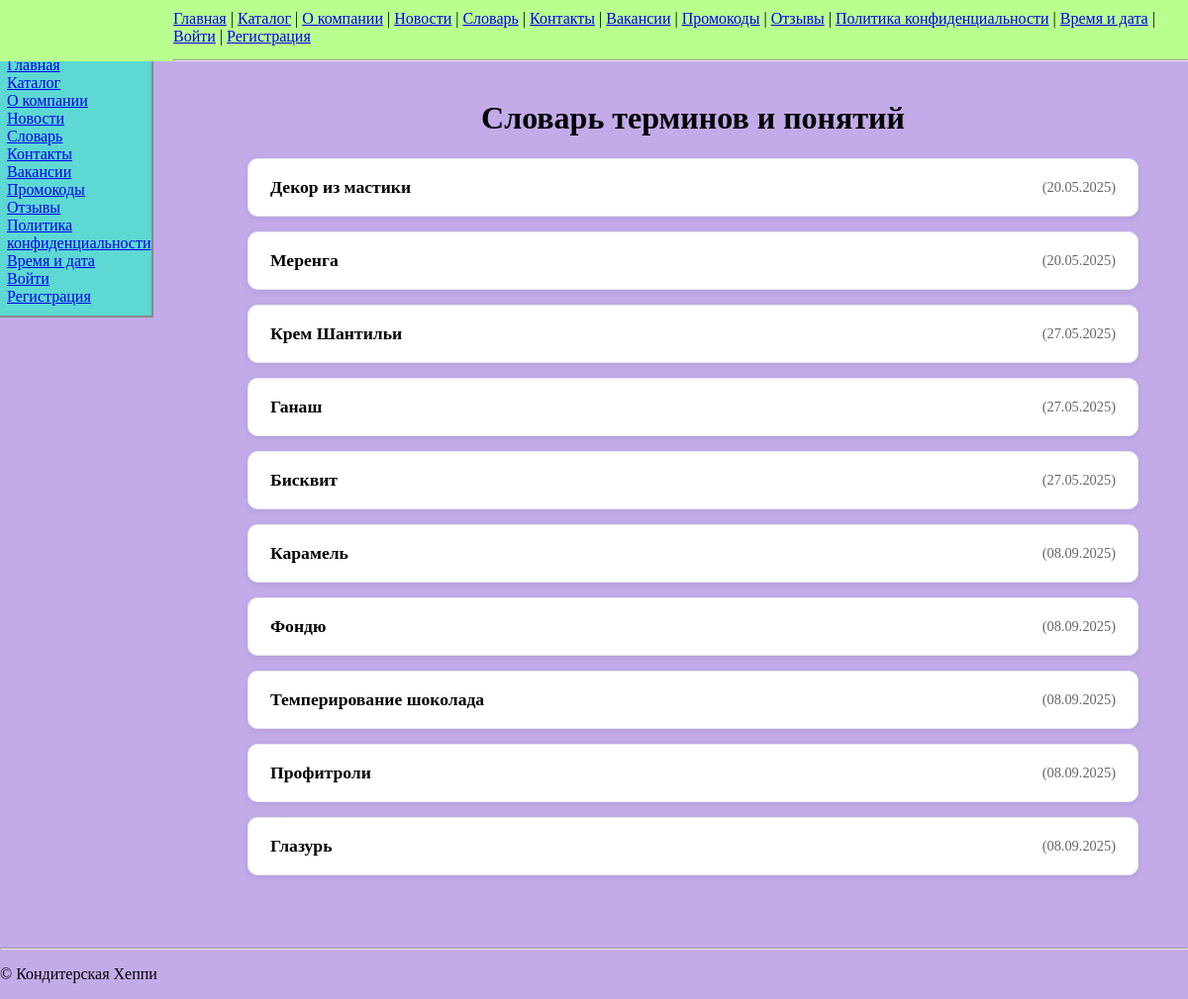
Screenshot of /glossary/ with the database file from the repository.
### shop/models.py (models this page shows, shortened)
class GlossaryTerm(models.Model):
    term         = models.CharField(max_length=100, unique=True)
    definition   = models.TextField()
    added_at     = models.DateTimeField(auto_now_add=True)

### shop/views.py (the view)
# urls.py: re_path(r'^glossary/$', views.GlossaryListView.as_view(), name='glossary'),
class GlossaryListView(ListView):
    model = GlossaryTerm
    template_name = 'shop/glossary.html'
    context_object_name = 'terms'

### shop/templates/shop/glossary.html (shortened to what this page needs)
{% extends 'base.html' %}
{% block content %}
  <h1 class="h1-center">Словарь терминов и понятий</h1>
  <dl class="glossary-list">
    {% for term in terms %}
      <details class="term-item">
        <summary>
          <strong>{{ term.term }}</strong>
          <small>({{ term.added_at|date:"d.m.Y" }})</small>
        </summary>
      </details>
    {% empty %}
      <p>Нет терминов.</p>
    {% endfor %}
  </dl>
{% endblock %}

### static/styles.css (style rules this page uses)
body { min-height: 100vh; margin: 0; background: rgba(102, 40, 201, 0.39); }
.glossary-list { max-width: 900px; margin: 0 auto; padding: 0 20px 40px; }
.term-item { background: #fff; border-radius: 10px; margin-bottom: 15px; box-shadow: 0 2px 6px rgba(0,0,0,0.08); overflow: hidden; transition: all 0.3s ease; border: 1px solid #e5e9ef; }
.term-item summary { cursor: crosshair; display: flex; justify-content: space-between; align-items: center; padding: 18px 22px; font-size: 1.1rem; list-style: none; user-select: none; }
.term-item summary small { color: #666; font-size: 0.9rem; }
h1 { text-align: center; }

### rows the page displays
GlossaryTerm: term "Декор из мастики", added_at "20.05.2025"
GlossaryTerm: term "Меренга", added_at "20.05.2025"
GlossaryTerm: term "Крем Шантильи", added_at "27.05.2025"
GlossaryTerm: term "Ганаш", added_at "27.05.2025"
GlossaryTerm: term "Бисквит", added_at "27.05.2025"
GlossaryTerm: term "Карамель", added_at "08.09.2025"
GlossaryTerm: term "Фондю", added_at "08.09.2025"
GlossaryTerm: term "Темперирование шоколада", added_at "08.09.2025"
GlossaryTerm: term "Профитроли", added_at "08.09.2025"
GlossaryTerm: term "Глазурь", added_at "08.09.2025"
